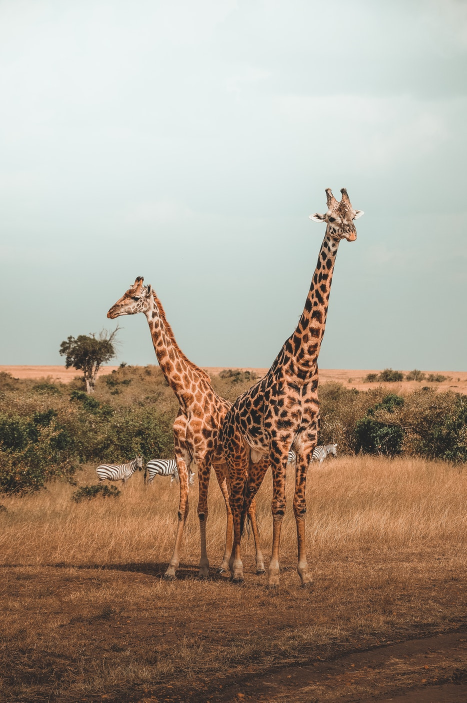
#> input picture DATA/giraffes.jpg, 933 x 1405 px (shown at 1/2 size)
$ python '07 assessment.py'   (older library calls are emulated)
#> lines starting #> are read from the running program, lines starting #| are printed output that depends on the picture; after the words box and inside, x2 and y2 are one past the last pixel; in counts of white or black regions, pixels touching at a corner belong together
import cv2
import matplotlib.pyplot as plt
import numpy as np


def display_img(img, cmap=None):
    fig = plt.figure(figsize=(12, 6))
    ax = fig.add_subplot(111)
    ax.imshow(img, cmap)


# Open and display the giraffes.jpg
img = cv2.imread('../DATA/giraffes.jpg')
#> img is the input picture: shape (1405, 933, 3); mean B, G, R 141.5, 156.6, 170.1
img_color_rgb = cv2.cvtColor(img, cv2.COLOR_BGR2RGB)

# img original
display_img(img)
plt.title("IMG Original")

# img gray
img_gray = cv2.imread('../DATA/giraffes.jpg', 0)
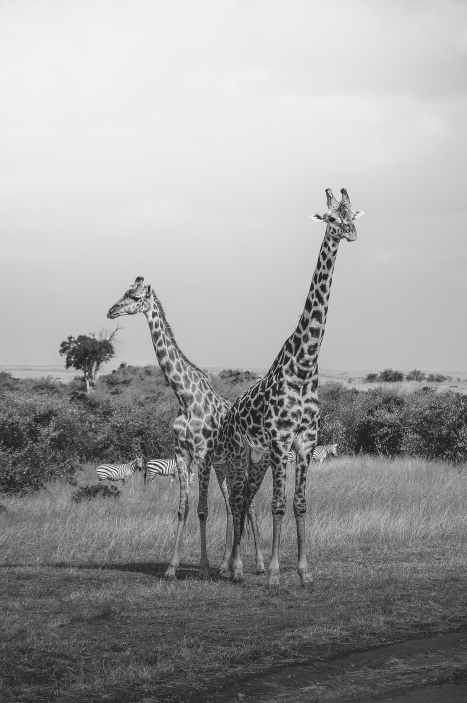
#> img_gray: shape (1405, 933) (shown at 1/2 size); min 0, max 255, mean 158.9
display_img(img_gray, 'gray')
plt.title("IMG Gray")

# img RGB
display_img(img_color_rgb)
plt.title("IMG RGB")

# Apply a binary threshold onto the image
img_gray = cv2.imread('../DATA/giraffes.jpg', 0)
ret, th_binary = cv2.threshold(img_gray, 127, 255, cv2.THRESH_BINARY)
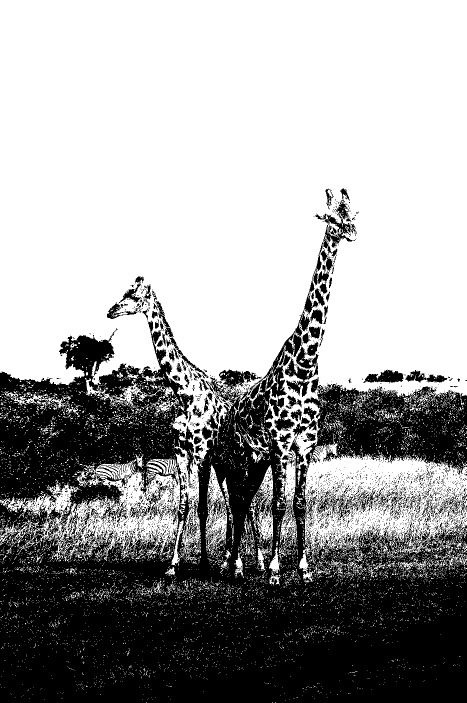
#> th_binary: shape (1405, 933) (shown at 1/2 size); 62.8% white; 3318 black regions (3125 under 20 px), largest, box (x1, y1, x2, y2) and area: (0, 399, 933, 1405) 450228, (569, 693, 637, 794) 2670, (438, 739, 523, 781) 1552
display_img(th_binary, cmap='gray')
plt.title("IMG binary threshold")

# convert its colorspace to HSV
img = cv2.imread('../DATA/giraffes.jpg')
img_color_hsv = cv2.cvtColor(img, cv2.COLOR_BGR2HSV)
#> img_color_hsv: shape (1405, 933, 3); mean H, S, V 45.9, 68, 174.9
display_img(img_color_hsv)
plt.title("IMG HSV")

# Create a low pass filter with a 4 by 4 Kernel filled with values of 1/10 and use 2-D Convolution to blur the image
kernel = np.ones((4, 4), dtype=np.uint8)
kernel = kernel * 0.1

dst = cv2.filter2D(img_color_rgb, -1, kernel)
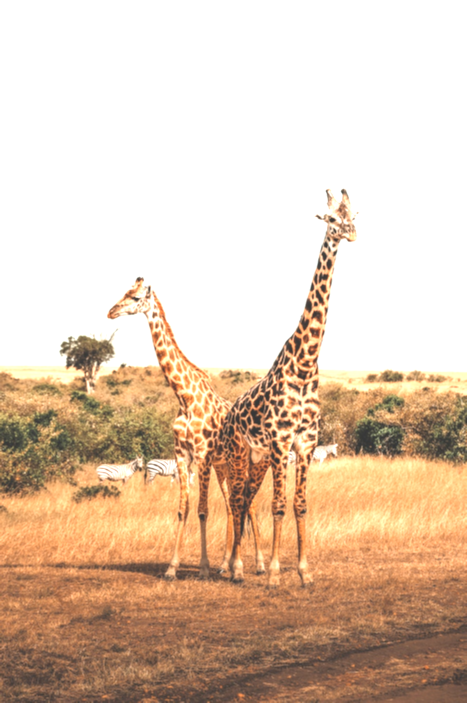
#> dst: shape (1405, 933, 3) (shown at 1/2 size); mean R, G, B 223.4, 200.2, 179.1
display_img(dst)
plt.title("IMG 2D Convolution Blur")

#  Create a Horizontal Sobel Filter with a kernel size of 5 to the grayscale version
#  of the giaraffes image and then display the resulting gradient filtered version of the image
sobelx = cv2.Sobel(img_gray, cv2.CV_64F, 1, 0, ksize=5)
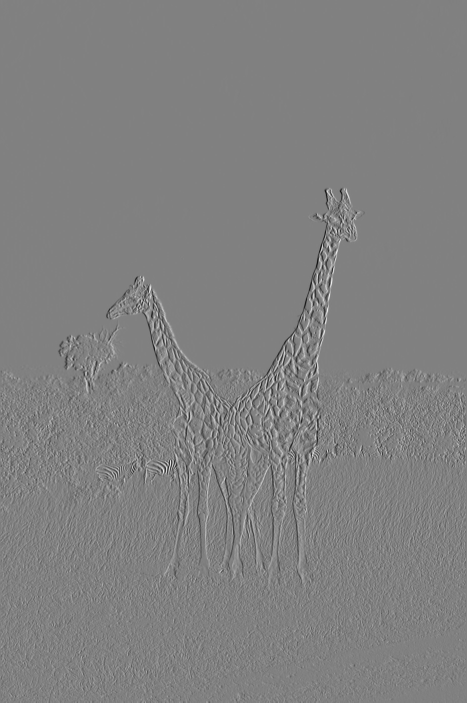
#> sobelx: shape (1405, 933) float64 (shown at 1/2 size); min -8559, max 8389, mean -1.1; drawn with min black and max white
display_img(sobelx, 'gray')

# Plot the color histograms for the RED, BLUE, and GREEN channel of the giaraffe image
plt.figure()
color = ('r', 'g', 'b')

for i, col in enumerate(color):
    histr = cv2.calcHist([img_color_rgb], [i], None, [256], [0, 256])
    plt.plot(histr, color=col)
    plt.xlim([0, 300])
    plt.ylim([0, 50000])

plt.title('HISTOGRAMA PARA GIRAFFES')

plt.show()
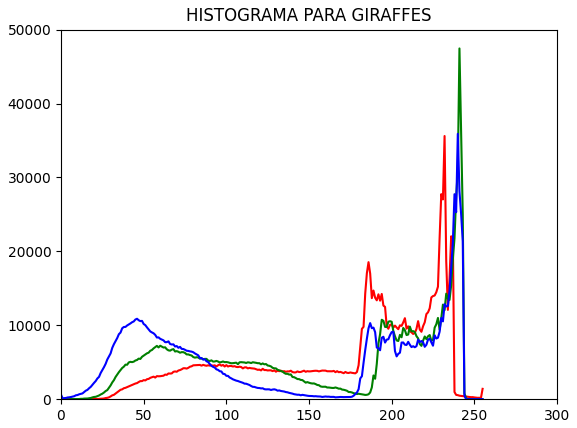
#> figure drawn by matplotlib, 1 panel; curve peaks at x = 232, y = 35603; curve peaks at x = 241, y = 47449; curve peaks at x = 240, y = 35899

$ run again, with DATA/Nadia_Murad.jpg copied over DATA/giraffes.jpg
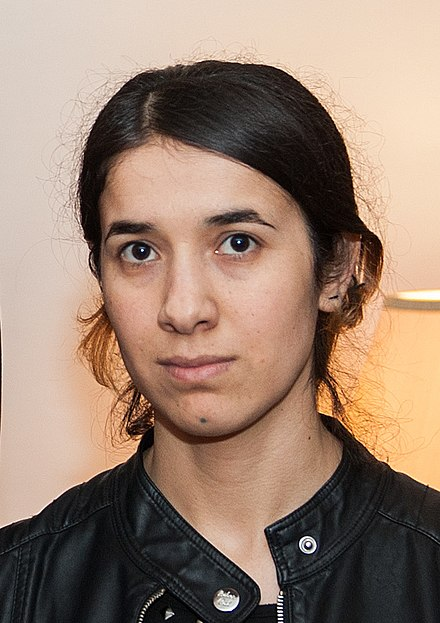
#> input picture DATA/Nadia_Murad.jpg, 440 x 623 px
#> img is the input picture: shape (623, 440, 3); mean B, G, R 112.7, 129.2, 153.8
#> `ret, th_binary = cv2.threshold(img_gray, 127, 255, cv2.THRESH_BINARY)`:
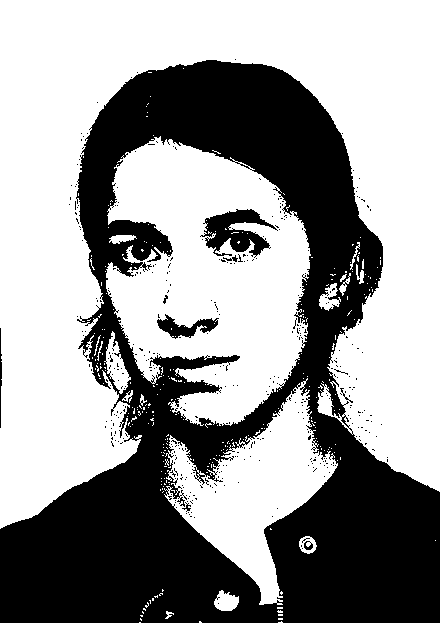
#> th_binary: shape (623, 440); 60.3% white; 403 black regions (394 under 20 px), largest, box (x1, y1, x2, y2) and area: (0, 60, 440, 623) 105257, (200, 209, 278, 258) 1831, (157, 314, 219, 339) 662
#> img_color_hsv: shape (623, 440, 3); mean H, S, V 29, 73.3, 154.7
#> `plt.show()`:
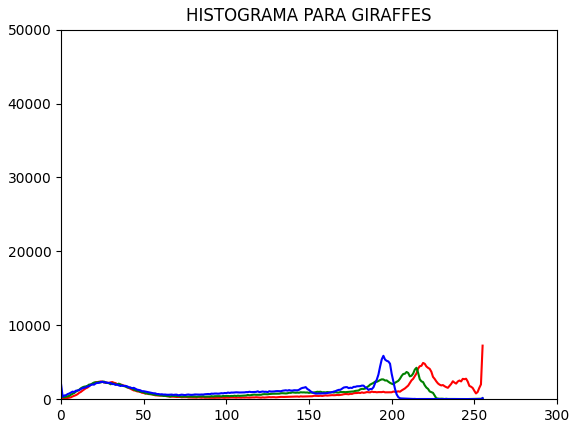
#> figure drawn by matplotlib, 1 panel; curve peaks at x = 255, y = 7247; curve peaks at x = 215, y = 4251; curve peaks at x = 195, y = 5871
